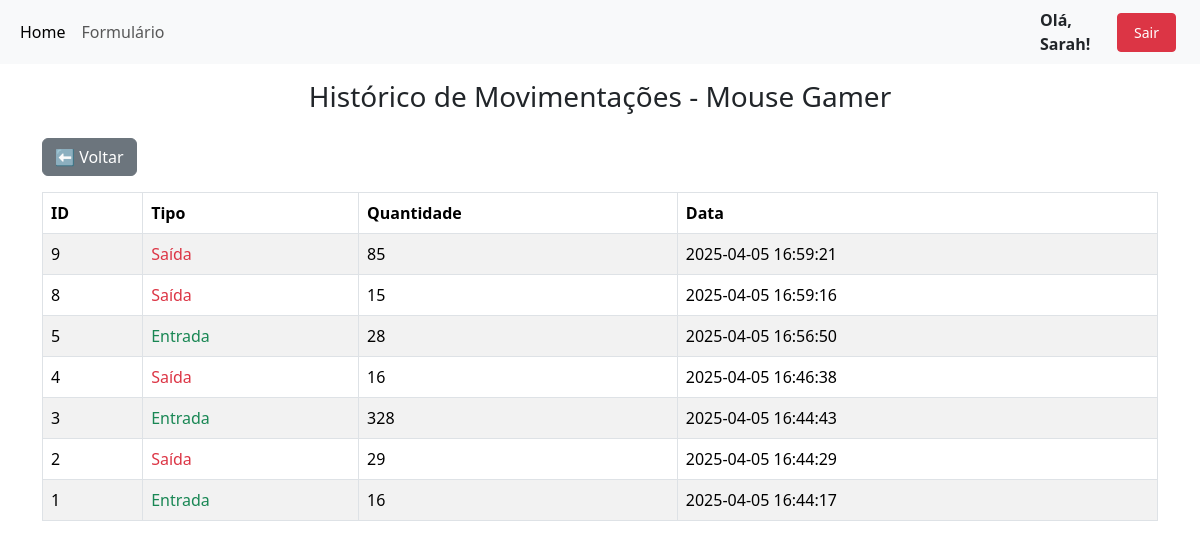
Screenshot of /historico/1 (signed in) with the database file from the repository.
### tables this page shows
CREATE TABLE produtos (
                    ID INTEGER PRIMARY KEY AUTOINCREMENT,
                    NOME TEXT,
                    QUANTIDADE_ESTOQUE INTEGER,
                    FABRICANTE TEXT,
                    DESCRICAO TEXT,
                    PRECO REAL);

CREATE TABLE movimentacoes (
                    id INTEGER PRIMARY KEY AUTOINCREMENT,
                    produto_id INTEGER,
                    quantidade INTEGER NOT NULL,
                    tipo_movimentacao TEXT CHECK(tipo_movimentacao in ('entrada', 'saida')) NOT NULL,
                    data TIMESTAMP DEFAULT CURRENT_TIMESTAMP,
                    FOREIGN KEY (produto_id) REFERENCES produtos(id)
                    );

### routes/produto.py (the view)
@bp_produto.route("/historico/<int:id>")
def historico_produto(id):
    if "user_id" not in session:
        flash("Você precisa fazer login!")
        return redirect(url_for("auth.login"))
    with sql.connect("form_db.db") as con:
        con.row_factory = sql.Row
        cur = con.cursor()
        cur.execute("SELECT * FROM produtos WHERE ID = ?", (id,))
        produto = cur.fetchone()
        cur.execute("SELECT * FROM movimentacoes WHERE produto_id = ? ORDER BY data DESC", (id,))
        historico = cur.fetchall()
    return render_template("historico_produto.html", produto=produto, historico=historico)

### templates/historico_produto.html
{% extends 'layout.html' %}
{% block body %}
<h3 class="text-center mb-4">Histórico de Movimentações - {{ produto.NOME }}</h3>
<a href="{{ url_for('produto.index') }}" class="btn btn-secondary mb-3">⬅ Voltar</a>
<table class="table table-striped table-bordered">
  <thead class="thead-dark">
    <tr>
      <th>ID</th>
      <th>Tipo</th>
      <th>Quantidade</th>
      <th>Data</th>
    </tr>
  </thead>
  <tbody>
    {% for mov in historico %}
    <tr>
      <td>{{ mov.id }}</td>
      <td>
        {% if mov.tipo_movimentacao == 'entrada' %}
          <span class="text-success">Entrada</span>
        {% else %}
          <span class="text-danger">Saída</span>
        {% endif %}
      </td>
      <td>{{ mov.quantidade }}</td>
      <td>{{ mov.data }}</td>
    </tr>
    {% else %}
    <tr>
      <td colspan="4" class="text-center text-muted">Sem movimentações registradas.</td>
    </tr>
    {% endfor %}
  </tbody>
</table>
{% endblock %}

### rows the page displays
produtos: NOME "Mouse Gamer"
movimentacoes: id "9", tipo_movimentacao "Saída", quantidade "85", data "2025-04-05 16:59:21"
movimentacoes: id "8", tipo_movimentacao "Saída", quantidade "15", data "2025-04-05 16:59:16"
movimentacoes: id "5", tipo_movimentacao "Entrada", quantidade "28", data "2025-04-05 16:56:50"
movimentacoes: id "4", tipo_movimentacao "Saída", quantidade "16", data "2025-04-05 16:46:38"
movimentacoes: id "3", tipo_movimentacao "Entrada", quantidade "328", data "2025-04-05 16:44:43"
movimentacoes: id "2", tipo_movimentacao "Saída", quantidade "29", data "2025-04-05 16:44:29"
movimentacoes: id "1", tipo_movimentacao "Entrada", quantidade "16", data "2025-04-05 16:44:17"

### other values shown
{{ session.user_name }} "Sarah"
